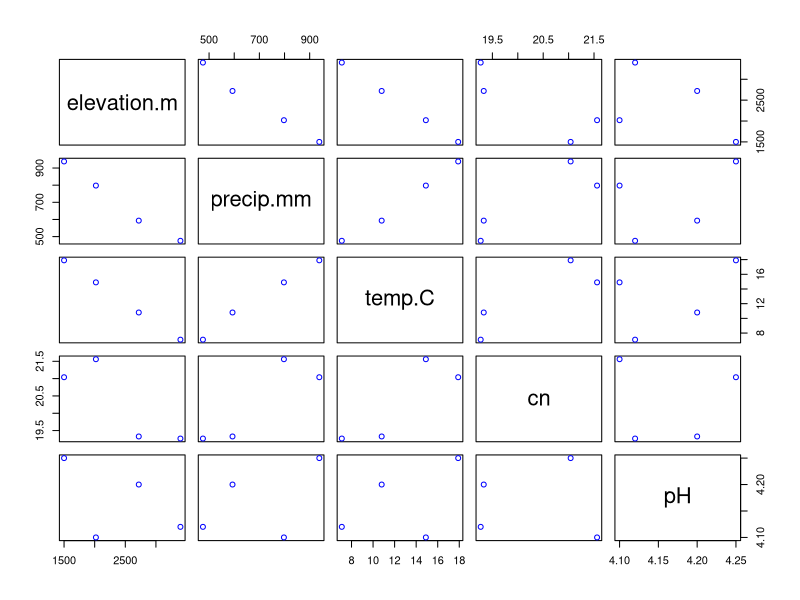
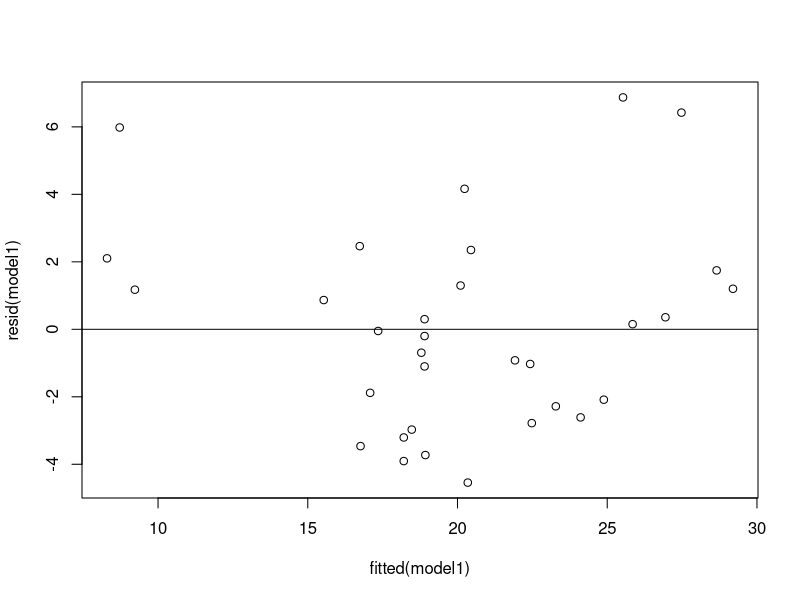
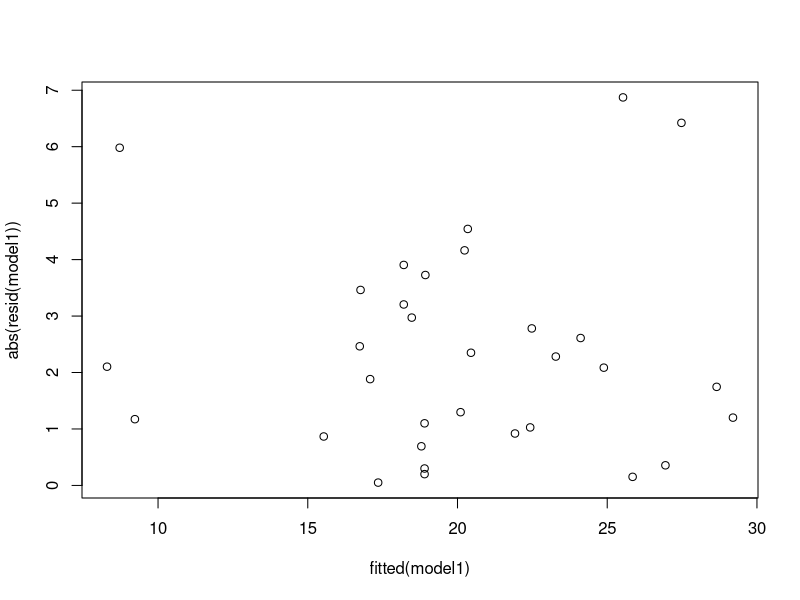
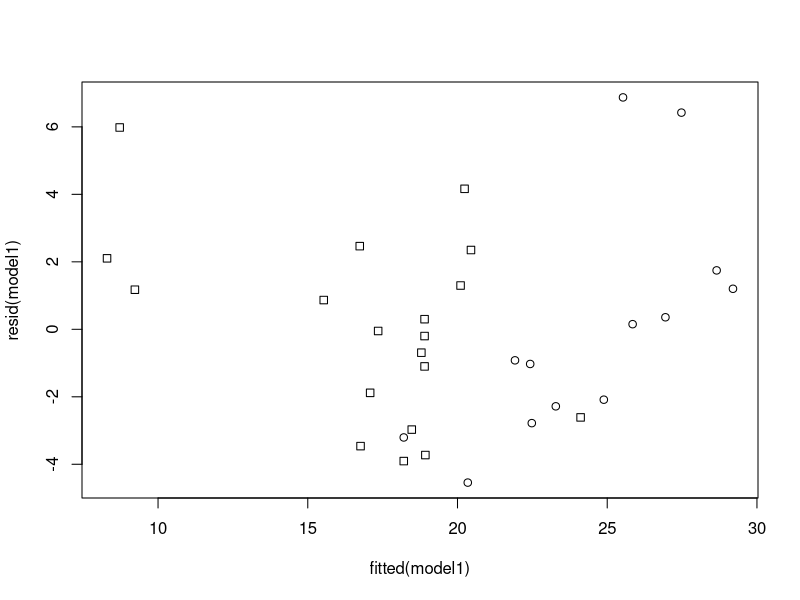

These charts were generated, in order, by the following R code: (Note: this script raises an error after producing the figures.)
## ---- chunk 1
#Input of elevation data in meters
m <- c(1500,2020,2720,3400)
#Input of precip data (mm) at each elevation
ppt <- c(938.3,797.6,593.2,475.6)
#Input of mean temperature data (degrees celsius) at each elevation
temp <- c(17.9,14.9,10.8,7.1)
#Input of soil C:N ratio at each elevation
cn <- c(21.04,21.56,19.33,19.27)
#Input of O-horizon soil pH at each elevation
pH <- c(4.25,4.1,4.2,4.12)
## ---- chunk 2
cor(m,ppt)
cor(m,temp)
cor(temp,ppt)
cor(m,cn)
cor(m,pH)
cor(temp,pH)
## ---- chunk 3
abiotic <- data.frame(elevation.m= m, precip.mm=ppt,temp.C = temp, cn = cn, pH= pH)
#Plot all possible combinations of these variables with blue symbols
plot(abiotic, col= "blue")
## ---- chunk 4
m1 <- lm(pH~temp.C, data= abiotic)
summary(m1)
## ---- chunk 5
model1 <- lm(mpg~wt,data=mtcars)
summary(model1)
## ---- chunk 6
plot(fitted(model1),resid(model1))
abline(h=0)
## ---- chunk 7
plot(fitted(model1),abs(resid(model1)))
## ---- chunk 8
summary(lm(abs(resid(model1))~ fitted(model1)))
## ---- chunk 9
plot(resid(model1)~fitted(model1),pch=unclass(mtcars$am))
## ---- chunk 10
library(car)
levene.test(mtcars$mpg,mtcars$am)
## ---- chunk 11
qqnorm(resid(model1),ylab="Residuals")
qqline(resid(model1))
## ---- chunk 12
plot(density(resid(model1)))
rug(resid(model1))
## ---- chunk 13
gi <- influence(model1)
qqnorm(gi$coef[,2])
